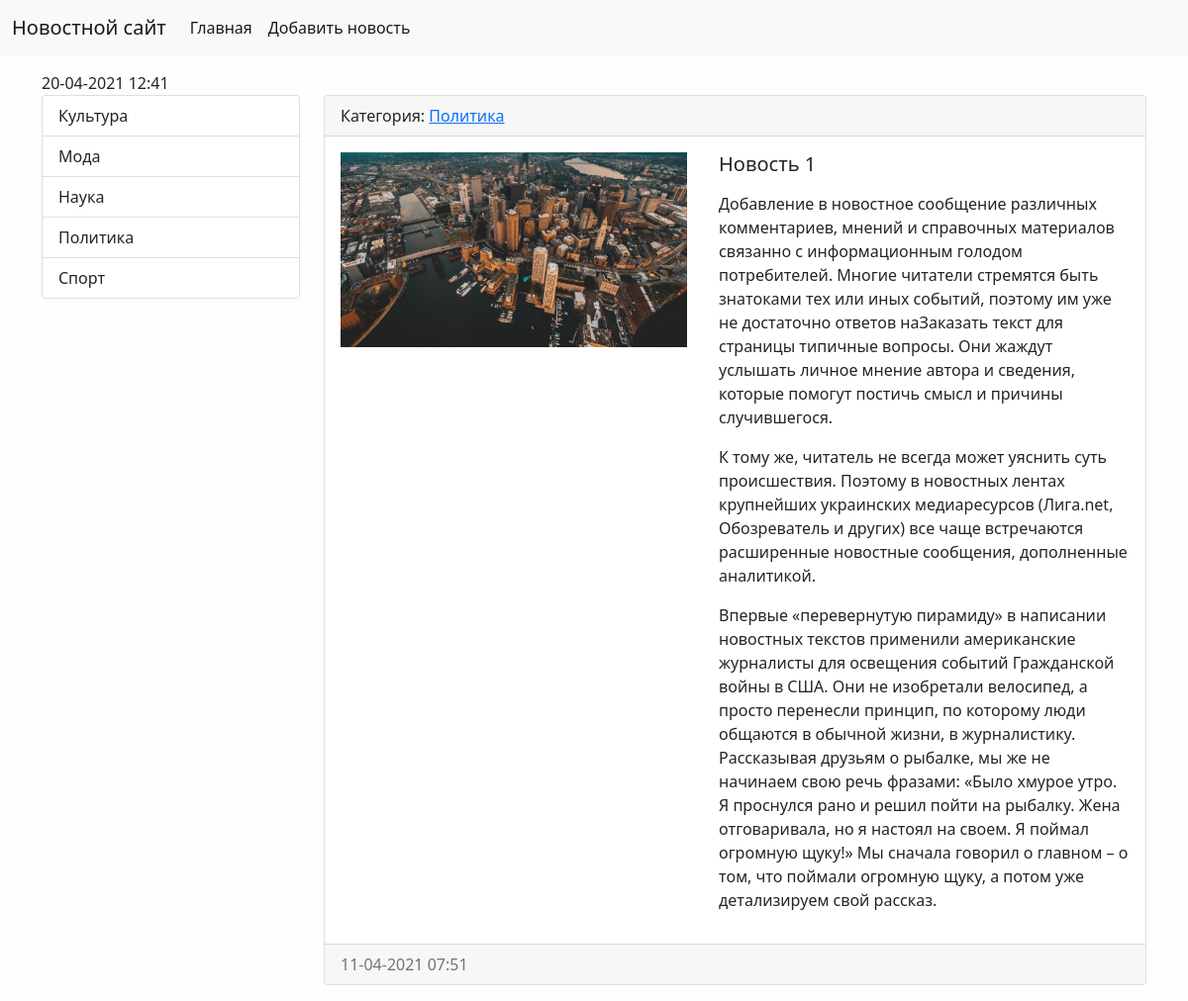
The page /news/1/ on the database its author committed.
### news/models.py (models this page shows, shortened)
class Category(models.Model):
    title = models.CharField(max_length=150, db_index=True, verbose_name='Category')
    def get_absolute_url(self):
        return reverse('category', kwargs={"category_id": self.pk})
    class Meta:
        verbose_name = 'Categories'
        verbose_name_plural = 'Category'
        ordering = ['title']

class News(models.Model):
    title = models.CharField(max_length=150, verbose_name='Title')
    content = models.TextField(blank=True, verbose_name='Content')
    created_at = models.DateTimeField(auto_now_add=True, verbose_name='Published at')
    updated_at = models.DateTimeField(auto_now=True, verbose_name='Updated at')
    photo = models.ImageField(upload_to='photos/%Y/%m/%d/', null= True, verbose_name='Photo')
    is_published = models.BooleanField(default=True, verbose_name='Published')
    category = models.ForeignKey('Category', on_delete=models.PROTECT, null=True, verbose_name='Category')
    class Meta:
        verbose_name = 'News'
        verbose_name_plural = 'News'
        ordering = ['-created_at']

### news/views.py (the view)
# urls.py: path('news/<int:pk>/', ViewNews.as_view(), name='view_news'),
class ViewNews(DeleteView):
    model = News
    template_name = 'news/news_detail.html'
    context_object_name = 'news_item'

### news/templatetags/news_tags.py (called while the page is built)
@register.inclusion_tag('news/list_categories.html')
def show_categories():
    categories = Category.objects.all()
    return {'categories': categories}

### news/templates/news/news_detail.html (shortened to what this page needs)
{% extends 'base.html' %}
{% block sidebar %}
{% include 'inc/_sidebar.html' %}
{% endblock %}
{% block content %}
<div class="card mb-3">
    <div class="card-header">
        Категория: <a href="{{ news_item.category.get_absolute_url }}">{{ news_item.category.title }}</a>
    </div>
    <div class="card-body">
        <div class="d-flex">
            <div class="flex-shrink-0">
                {% if news_item.photo %}
                <img src="{{ news_item.photo.url }}" width="350" height="197" alt="" class="me-3">
                {% else %}
                <img src="https://picsum.photos/id/870/350/300?grayscale&blur=2" width="350" height="197" class="me-3" alt="">
                {% endif %}
            </div>
            <div class=" flex-grow-1 ms-3">
                <h5 class="card-title">{{ news_item.title }}</h5>
                <p class="card-text">{{ news_item.content|linebreaks }}</p>
            </div>
        </div>
    </div>
    <div class="card-footer text-muted">
        {{ news_item.created_at|date:"d-m-Y h:i"}}
    </div>
</div>
{% endblock %}

### news/templates/news/list_categories.html
<div class="list-group">
    {% for item in categories %}
    <a href="{{ item.get_absolute_url }}" class="list-group-item list-group-item-action" aria-current="true">
        {{ item.title }}
    </a>
    {% empty %}
    Нет категорий
    {% endfor %}
</div>

### djangosite/static/css/style.css (style rules this page uses)
body { background-color: #fefefe; }

### rows shown on the page
Category: title "Культура"
Category: title "Мода"
Category: title "Наука"
Category: title "Политика"
Category: title "Спорт"
News: category "Политика", photo (picture), title "Новость 1", content "Добавление в новостное сообщение различных комментариев, мнений и справочных материалов связанно с информационным голодом потребителей. Многие читатели стремятся быть знатоками тех или иных событий, поэтому им уже не достаточно ответов наЗаказать текст для страницы типичные вопросы. Они жаждут услышать личное мнение автора и сведения, которые помогут постичь смысл и причины случившегося. К тому же, читатель не всегда может уяснить суть происшествия. Поэтому в новостных лентах крупнейших украинских медиаресурсов (Лига.net, Обозреватель и других) все чаще встречаются расширенные новостные сообщения, дополненные аналитикой. Впервые «перевернутую пирамиду» в написании новостных текстов…", created_at "11-04-2021 07:51"
